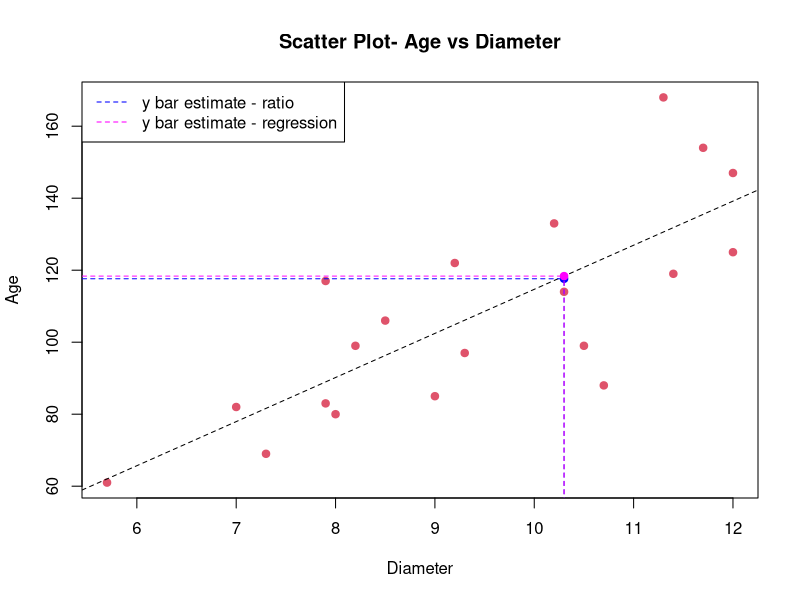

Source code (R):
###
###Vivek Kumar Gupta, Sharon Lohr - Sampling Design and Analysis 
###
### Problem 4.3 

N = 1132 
n = 20 
x_bar_U = 10.3

Diameter = c(12.0 , 11.4 , 7.9 , 9.0 , 10.5 , 7.9 , 7.3 , 10.2 , 11.7 ,
             11.3 , 5.7 , 8.0 , 10.3 , 12.0 , 9.2 , 8.5 , 7.0 , 10.7 , 9.3 , 8.2 )
Age = c(125 , 119 , 83 , 85, 99, 117 , 69 , 133 , 154 , 168 , 61 , 
        80 , 114 , 147 , 122 , 106 , 82 , 88 , 97 , 99)

##a, Scatter plot of Age vs Diameter. 

plot( Diameter , Age , type = "p" , col = 2, main = "Scatter Plot- Age vs Diameter" , pch = 19 )
abline(lm(Age ~ Diameter) , lty = 2 , lwd = 1 ,  col = 1)
#dev.off()

##
##b 
##

#Estimate of B

B_hat = sum(Age) / sum(Diameter)

#Estimate of mean age of trees 

y_bar_ratio = B_hat * x_bar_U
#117.6204 

segments(x_bar_U, 0 , x_bar_U , y_bar_ratio , lty = 2 , col = "blue" , lwd = 1)
segments(0 , y_bar_ratio, x_bar_U , y_bar_ratio  , lty = 2 , col = "blue" , lwd = 1)
lines(x_bar_U, y_bar_ratio, type = "p" , col = "blue" , pch = 19)
#Se calculations 

resid = Age - B_hat * Diameter

var_y_bar_ratio_est = (1 - n/N)*((x_bar_U/mean(Diameter))^2)*var(resid)/n
se_y_bar_ratio_est = sqrt(var_y_bar_ratio_est)
#4.354872

##
##c 
##

fit.0 = lm (Age ~ Diameter)
fit.0$coefficients

#Estimate of mean age of trees 

y_bar_reg = fit.0$coefficients[1] + fit.0$coefficients[2] * x_bar_U
#118.3634 

#Se calculations 
resid = fit.0$residuals

var_res  = (sum(fit.0$residuals^2))/(n - 2)

var_y_bar_reg_est = (1 - n/N)*var_res/n
se_y_bar_reg_est = sqrt(var_y_bar_reg_est)
#4.070774

segments(x_bar_U, 0 , x_bar_U , y_bar_reg , lty = 2 , col = "magenta" , lwd = 1)
segments(0 , y_bar_reg, x_bar_U , y_bar_reg  , lty = 2 , col = "magenta" , lwd = 1)
lines(x_bar_U, y_bar_reg, type = "p" , col = "magenta" , pch = 19)
##
##d Label
##

legend("topleft", 
       legend = c("y bar estimate - ratio" , "y bar estimate - regression"), 
       col = c("blue" , "magenta") , 
       lty = 2
)
       